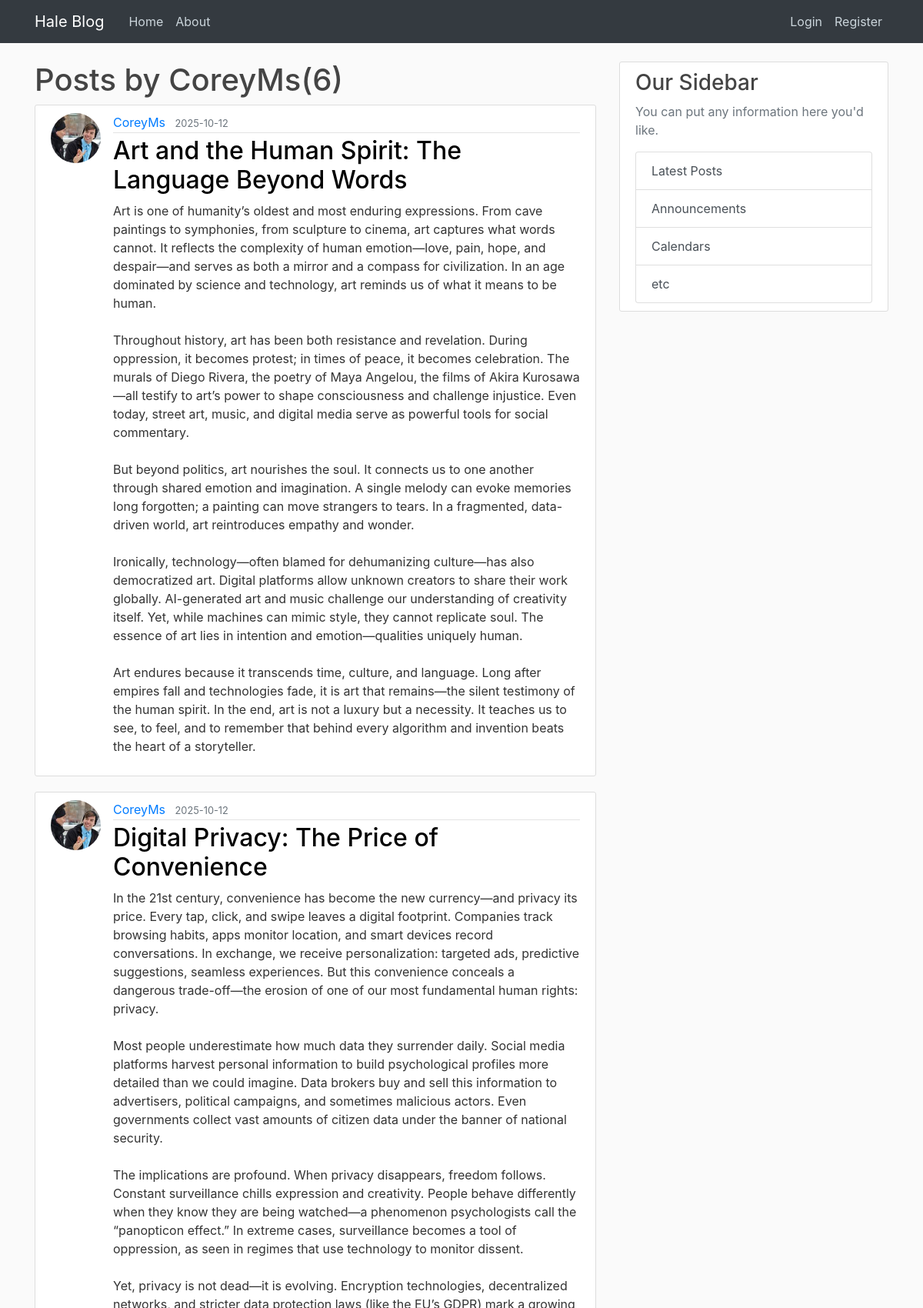
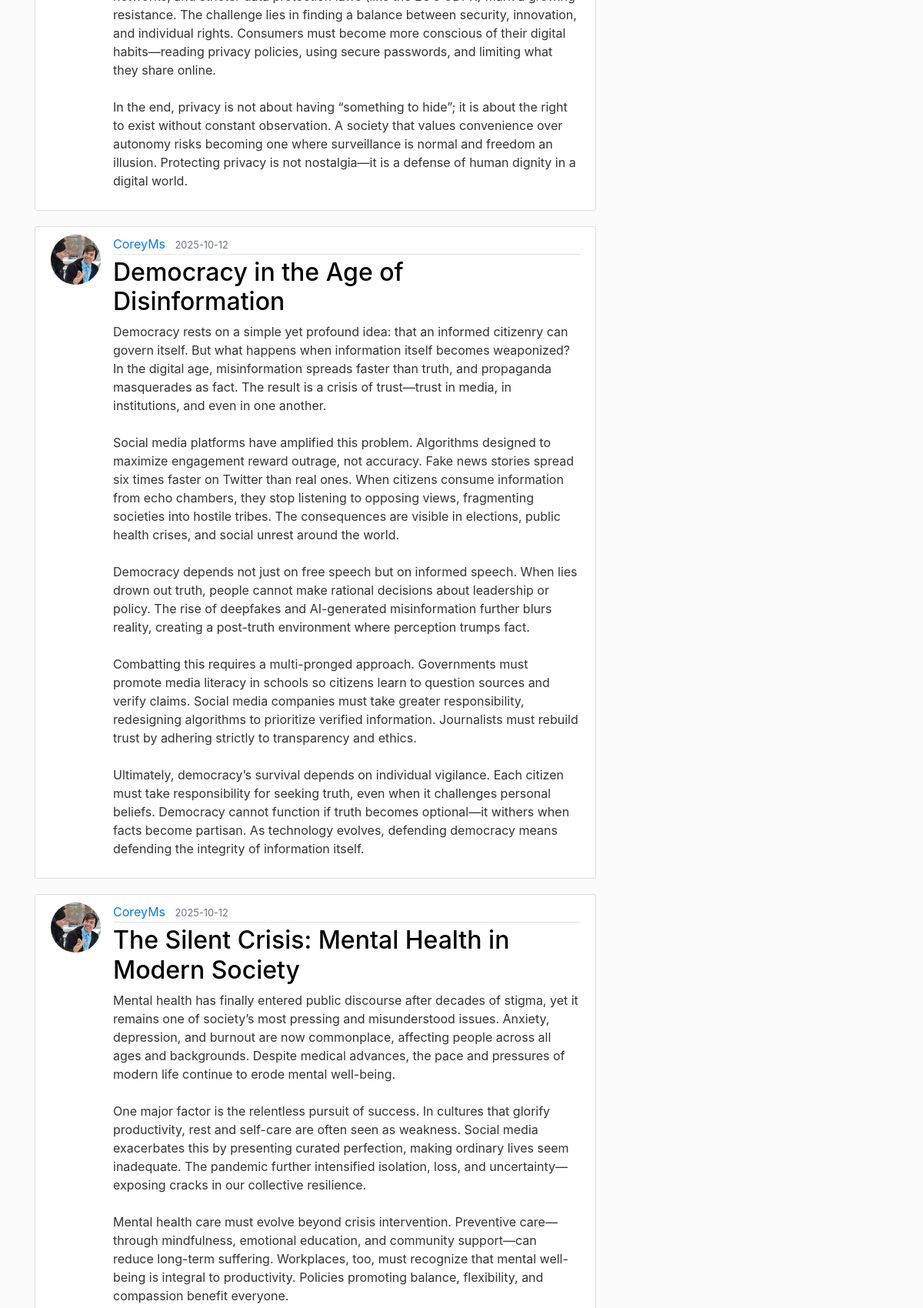
Page /user/CoreyMs (upper part) on the committed database (2 pictures, top to bottom).
### blog/models.py (models this page shows, shortened)
class User(db.Model, UserMixin):
    id = db.Column(db.Integer, primary_key=True)
    username = db.Column(db.String(20), unique=True, nullable=False)
    email = db.Column(db.String(120), unique=True, nullable=False)
    image_file = db.Column(db.String(20), nullable=False, default='default.jpg')
    password = db.Column(db.String(60), nullable=False)
    posts = db.relationship('Post', backref='author', lazy=True)

class Post(db.Model):
    id = db.Column(db.Integer, primary_key=True)
    title= db.Column(db.String(100), nullable=False)
    date_posted = db.Column(db.DateTime, nullable=False, default=datetime.utcnow)
    content = db.Column(db.Text, nullable=False)
    user_id = db.Column(db.Integer, db.ForeignKey('user.id'), nullable=False)

### blog/users/routes.py (the view)
@users.route("/user/<string:username>")
def user_posts(username):
    page = request.args.get('page', 1, type=int)
    user = User.query.filter_by(username=username).first_or_404()
    posts = Post.query.filter_by(author=user)\
        .order_by(Post.date_posted.desc())\
        .paginate(page=page, per_page=5)
    return render_template('user_posts.html', posts=posts, user=user)

### blog/templates/user_posts.html (shortened to what this page needs)
{% extends "layout.html" %}
{% block content %}
<h1>Posts by {{ user.username }}({{ posts.total }})</h1>
{% for post in posts.items %}
<article class="media content-section">
    <img class="rounded-circle article-img"
        src="{{ url_for('static', filename='profile_pics/' + post.author.image_file) }}">
    <div class="media-body">
        <div class="article-metadata">
            <a class="mr-2" href="{{ url_for('users.user_posts', username=post.author.username) }}">{{
                post.author.username
                }}</a>
            <small class="text-muted">{{ post.date_posted.strftime('%Y-%m-%d') }}</small>
        </div>
        <h2 class="article-title"><a href="{{ url_for('posts.post',post_id=post.id) }}">{{ post.title }}</a></h2>
        <p class="article-content">{{ post.content }}</p>
    </div>
</article>
{% endfor %}
{% endblock %}

### blog/static/main.css (style rules this page uses)
body { background: #fafafa; color: #333333; margin-top: 5rem; }
h1, h2, h3, h4, h5, h6 { color: #444444; }
.content-section { background: #ffffff; padding: 10px 20px; border: 1px solid #dddddd; border-radius: 3px; margin-bottom: 20px; }
.article-title a { color: #000000; text-decoration: none; }
.article-content { white-space: pre-line; }
.article-img { height: 65px; width: 65px; margin-right: 16px; }
.article-metadata { padding-bottom: 1px; margin-bottom: 4px; border-bottom: 1px solid #e3e3e3; }

### rows in the picture
User: username "CoreyMs"
Post: image_file (picture), author.username "CoreyMs", date_posted "2025-10-12", title "Art and the Human Spirit: The Language Beyond Words", content "Art is one of humanity’s oldest and most enduring expressions. From cave paintings to symphonies, from sculpture to cinema, art captures what words cannot. It reflects the complexity of human emotion—love, pain, hope, and despair—and serves as both a mirror and a compass for civilization. In an age dominated by science and technology, art reminds us of what it means to be human. Throughout history, art has been both resistance and revelation. During oppression, it becomes protest; in times of peace, it becomes celebration. The murals of Diego Rivera, the poetry of Maya Angelou, the films of Akira Kurosawa—all testify to art’s power to shape consciousness and challenge injustice. Even today,…"
Post: image_file (picture), author.username "CoreyMs", date_posted "2025-10-12", title "Digital Privacy: The Price of Convenience", content "In the 21st century, convenience has become the new currency—and privacy its price. Every tap, click, and swipe leaves a digital footprint. Companies track browsing habits, apps monitor location, and smart devices record conversations. In exchange, we receive personalization: targeted ads, predictive suggestions, seamless experiences. But this convenience conceals a dangerous trade-off—the erosion of one of our most fundamental human rights: privacy. Most people underestimate how much data they surrender daily. Social media platforms harvest personal information to build psychological profiles more detailed than we could imagine. Data brokers buy and sell this information to advertisers,…"
Post: image_file (picture), author.username "CoreyMs", date_posted "2025-10-12", title "Democracy in the Age of Disinformation", content "Democracy rests on a simple yet profound idea: that an informed citizenry can govern itself. But what happens when information itself becomes weaponized? In the digital age, misinformation spreads faster than truth, and propaganda masquerades as fact. The result is a crisis of trust—trust in media, in institutions, and even in one another. Social media platforms have amplified this problem. Algorithms designed to maximize engagement reward outrage, not accuracy. Fake news stories spread six times faster on Twitter than real ones. When citizens consume information from echo chambers, they stop listening to opposing views, fragmenting societies into hostile tribes. The consequences are…"
Post: image_file (picture), author.username "CoreyMs", date_posted "2025-10-12", title "The Silent Crisis: Mental Health in Modern Society"

### other values in the picture
{{ posts.total }} "6"
